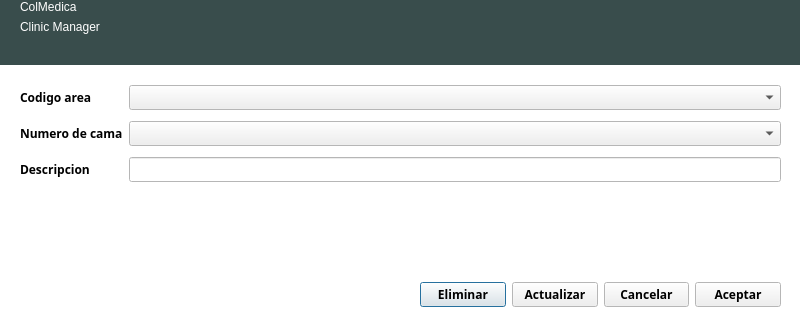
<?xml version="1.0" encoding="UTF-8"?>
<ui version="4.0">
 <class>dialogModificarCama</class>
 <widget class="QDialog" name="dialogModificarCama">
  <property name="geometry">
   <rect>
    <x>0</x>
    <y>0</y>
    <width>800</width>
    <height>330</height>
   </rect>
  </property>
  <property name="palette">
   <palette>
    <active>
     <colorrole role="Base">
      <brush brushstyle="SolidPattern">
       <color alpha="255">
        <red>255</red>
        <green>255</green>
        <blue>255</blue>
       </color>
      </brush>
     </colorrole>
     <colorrole role="Window">
      <brush brushstyle="SolidPattern">
       <color alpha="255">
        <red>255</red>
        <green>255</green>
        <blue>255</blue>
       </color>
      </brush>
     </colorrole>
    </active>
    <inactive>
     <colorrole role="Base">
      <brush brushstyle="SolidPattern">
       <color alpha="255">
        <red>255</red>
        <green>255</green>
        <blue>255</blue>
       </color>
      </brush>
     </colorrole>
     <colorrole role="Window">
      <brush brushstyle="SolidPattern">
       <color alpha="255">
        <red>255</red>
        <green>255</green>
        <blue>255</blue>
       </color>
      </brush>
     </colorrole>
    </inactive>
    <disabled>
     <colorrole role="Base">
      <brush brushstyle="SolidPattern">
       <color alpha="255">
        <red>255</red>
        <green>255</green>
        <blue>255</blue>
       </color>
      </brush>
     </colorrole>
     <colorrole role="Window">
      <brush brushstyle="SolidPattern">
       <color alpha="255">
        <red>255</red>
        <green>255</green>
        <blue>255</blue>
       </color>
      </brush>
     </colorrole>
    </disabled>
   </palette>
  </property>
  <property name="cursor">
   <cursorShape>PointingHandCursor</cursorShape>
  </property>
  <property name="windowTitle">
   <string>Modificar cama</string>
  </property>
  <property name="autoFillBackground">
   <bool>true</bool>
  </property>
  <widget class="QWidget" name="widgetCabecera" native="true">
   <property name="geometry">
    <rect>
     <x>0</x>
     <y>0</y>
     <width>800</width>
     <height>65</height>
    </rect>
   </property>
   <property name="palette">
    <palette>
     <active>
      <colorrole role="WindowText">
       <brush brushstyle="SolidPattern">
        <color alpha="255">
         <red>255</red>
         <green>255</green>
         <blue>255</blue>
        </color>
       </brush>
      </colorrole>
      <colorrole role="Base">
       <brush brushstyle="SolidPattern">
        <color alpha="255">
         <red>255</red>
         <green>255</green>
         <blue>255</blue>
        </color>
       </brush>
      </colorrole>
      <colorrole role="Window">
       <brush brushstyle="SolidPattern">
        <color alpha="255">
         <red>57</red>
         <green>77</green>
         <blue>76</blue>
        </color>
       </brush>
      </colorrole>
     </active>
     <inactive>
      <colorrole role="WindowText">
       <brush brushstyle="SolidPattern">
        <color alpha="255">
         <red>255</red>
         <green>255</green>
         <blue>255</blue>
        </color>
       </brush>
      </colorrole>
      <colorrole role="Base">
       <brush brushstyle="SolidPattern">
        <color alpha="255">
         <red>255</red>
         <green>255</green>
         <blue>255</blue>
        </color>
       </brush>
      </colorrole>
      <colorrole role="Window">
       <brush brushstyle="SolidPattern">
        <color alpha="255">
         <red>57</red>
         <green>77</green>
         <blue>76</blue>
        </color>
       </brush>
      </colorrole>
     </inactive>
     <disabled>
      <colorrole role="WindowText">
       <brush brushstyle="SolidPattern">
        <color alpha="255">
         <red>159</red>
         <green>158</green>
         <blue>158</blue>
        </color>
       </brush>
      </colorrole>
      <colorrole role="Base">
       <brush brushstyle="SolidPattern">
        <color alpha="255">
         <red>57</red>
         <green>77</green>
         <blue>76</blue>
        </color>
       </brush>
      </colorrole>
      <colorrole role="Window">
       <brush brushstyle="SolidPattern">
        <color alpha="255">
         <red>57</red>
         <green>77</green>
         <blue>76</blue>
        </color>
       </brush>
      </colorrole>
     </disabled>
    </palette>
   </property>
   <property name="autoFillBackground">
    <bool>true</bool>
   </property>
   <widget class="QWidget" name="layoutWidget_4">
    <property name="geometry">
     <rect>
      <x>20</x>
      <y>0</y>
      <width>162</width>
      <height>63</height>
     </rect>
    </property>
    <layout class="QFormLayout" name="formLayout_5">
     <item row="0" column="0">
      <widget class="QLabel" name="labelColMedica">
       <property name="styleSheet">
        <string notr="true">font: 30pt &quot;Ubuntu Condensed&quot;;
color: rgb(255, 255, 255);</string>
       </property>
       <property name="text">
        <string>ColMedica</string>
       </property>
      </widget>
     </item>
     <item row="1" column="0">
      <widget class="QLabel" name="labelClinicManager">
       <property name="text">
        <string>Clinic Manager</string>
       </property>
      </widget>
     </item>
    </layout>
   </widget>
  </widget>
  <widget class="QWidget" name="widgetCuerpo" native="true">
   <property name="geometry">
    <rect>
     <x>10</x>
     <y>70</y>
     <width>781</width>
     <height>251</height>
    </rect>
   </property>
   <property name="font">
    <font>
     <family>Ubuntu Condensed</family>
     <weight>75</weight>
     <bold>true</bold>
    </font>
   </property>
   <property name="autoFillBackground">
    <bool>true</bool>
   </property>
   <widget class="QWidget" name="layoutWidget_2">
    <property name="geometry">
     <rect>
      <x>10</x>
      <y>10</y>
      <width>761</width>
      <height>110</height>
     </rect>
    </property>
    <layout class="QGridLayout" name="gridLayout">
     <item row="1" column="0">
      <widget class="QLabel" name="labelNumerDeCama">
       <property name="text">
        <string>Numero de cama</string>
       </property>
      </widget>
     </item>
     <item row="0" column="2">
      <widget class="QComboBox" name="comboBoxCodigoArea">
       <property name="font">
        <font>
         <weight>50</weight>
         <bold>false</bold>
        </font>
       </property>
      </widget>
     </item>
     <item row="2" column="2">
      <widget class="QLineEdit" name="lineEditDescripcion">
       <property name="font">
        <font>
         <weight>50</weight>
         <bold>false</bold>
        </font>
       </property>
      </widget>
     </item>
     <item row="0" column="0">
      <widget class="QLabel" name="labelCodigoArea">
       <property name="text">
        <string>Codigo area</string>
       </property>
      </widget>
     </item>
     <item row="2" column="0">
      <widget class="QLabel" name="labelDescripcion">
       <property name="text">
        <string>Descripcion</string>
       </property>
      </widget>
     </item>
     <item row="1" column="2">
      <widget class="QComboBox" name="comboBoxNumeroDeCama">
       <property name="font">
        <font>
         <weight>50</weight>
         <bold>false</bold>
        </font>
       </property>
      </widget>
     </item>
    </layout>
   </widget>
   <widget class="QWidget" name="layoutWidget">
    <property name="geometry">
     <rect>
      <x>410</x>
      <y>210</y>
      <width>361</width>
      <height>29</height>
     </rect>
    </property>
    <layout class="QHBoxLayout" name="horizontalLayout">
     <item>
      <widget class="QPushButton" name="pushButtonEliminar">
       <property name="text">
        <string>Eliminar</string>
       </property>
      </widget>
     </item>
     <item>
      <widget class="QPushButton" name="pushButtonActualizar">
       <property name="text">
        <string>Actualizar</string>
       </property>
      </widget>
     </item>
     <item>
      <widget class="QPushButton" name="pushButtonCancelar">
       <property name="text">
        <string>Cancelar</string>
       </property>
      </widget>
     </item>
     <item>
      <widget class="QPushButton" name="pushButtonAceptar">
       <property name="text">
        <string>Aceptar</string>
       </property>
      </widget>
     </item>
    </layout>
   </widget>
  </widget>
 </widget>
 <resources/>
 <connections/>
</ui>
